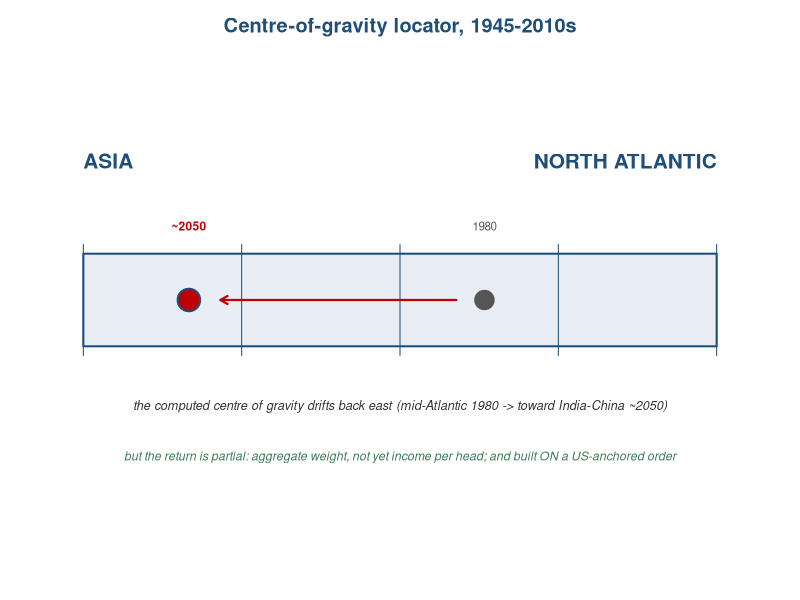
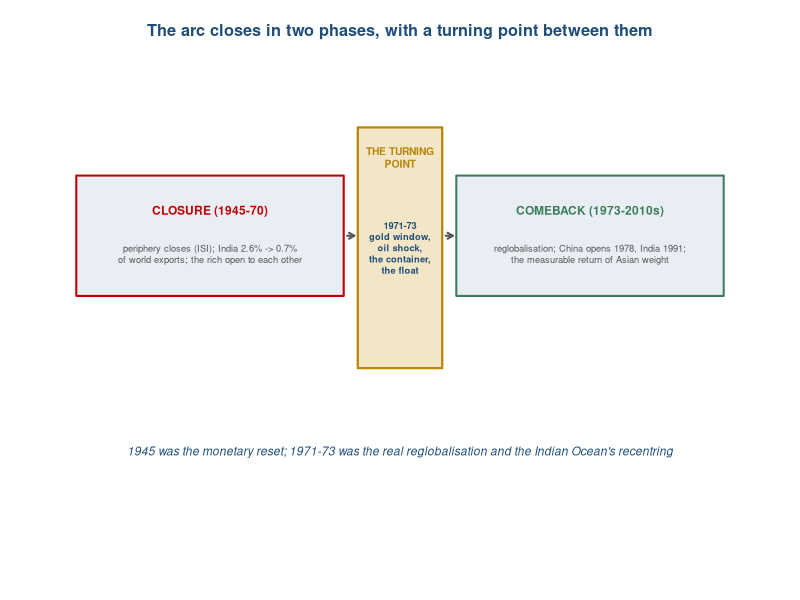
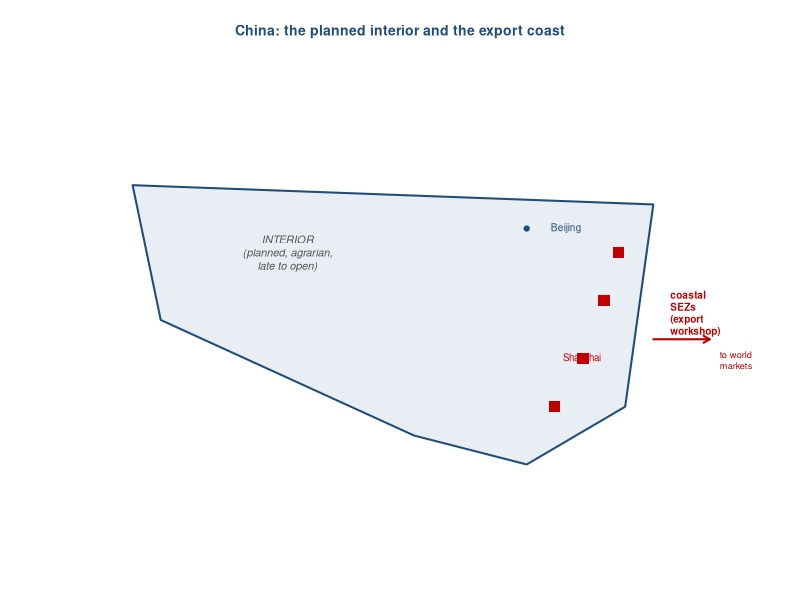
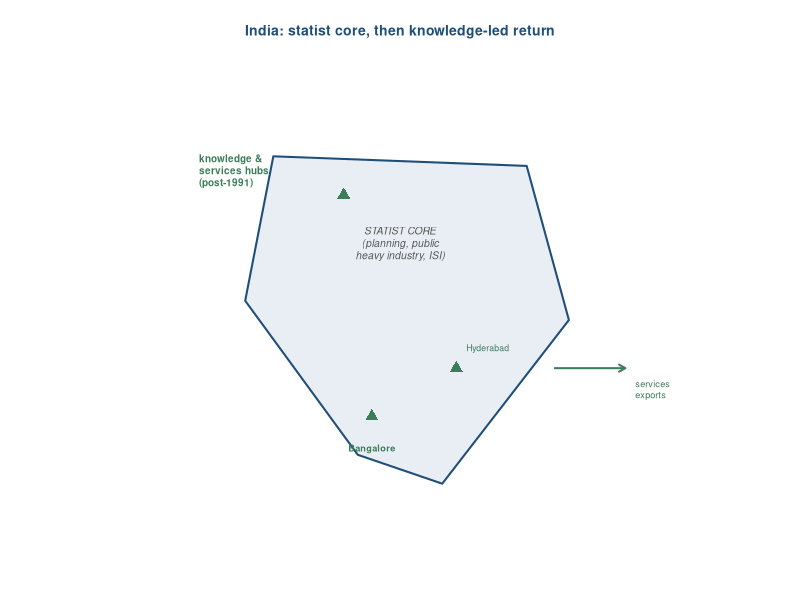
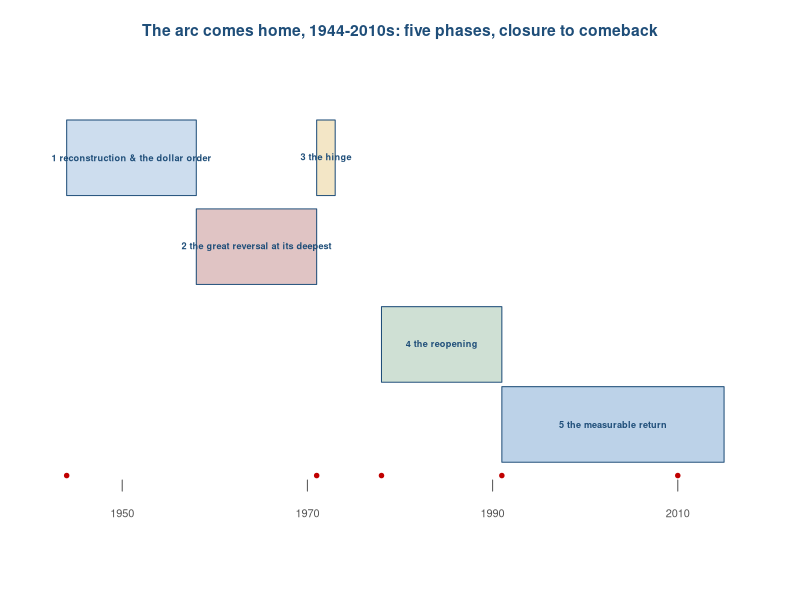
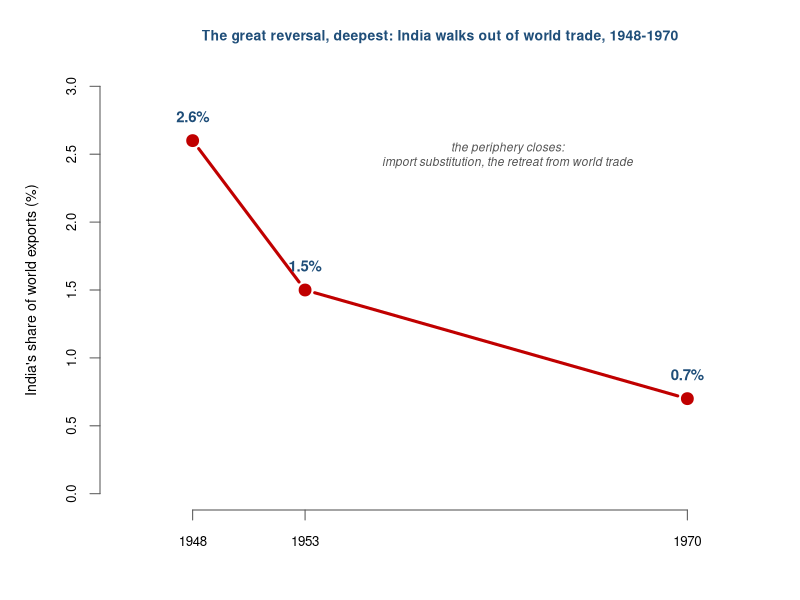
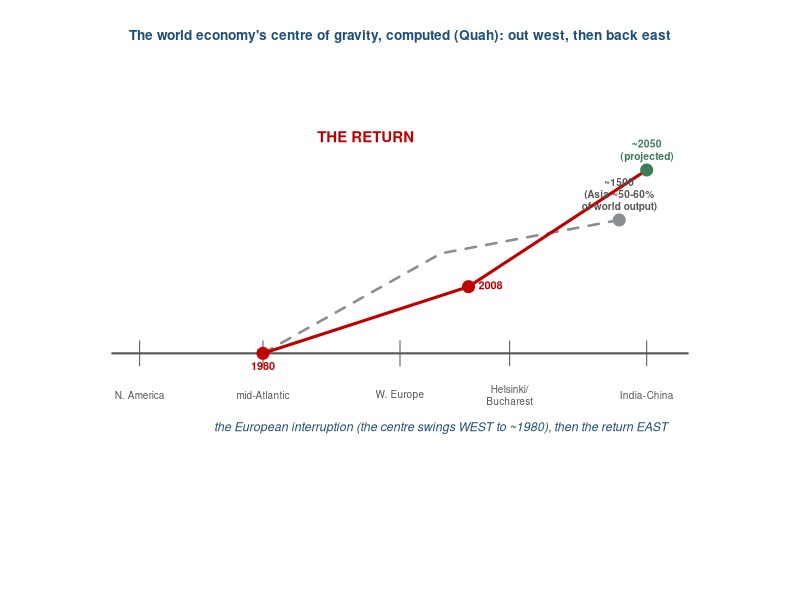
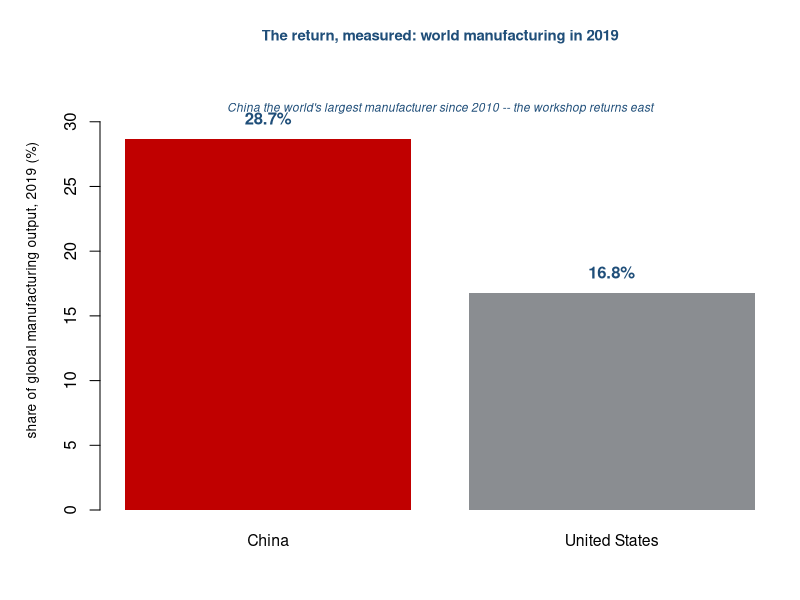

Generate these figures, in order, with R:
# Chapter 10 visual programme (house style: R base graphics, ECU palette; 6-digit hex).
base_blue <- "#1f4e79"; accent <- "#c00000"; land <- "#e9eef4"; grey <- "#555555"
gold <- "#b8860b"; silver <- "#8a8d91"; green <- "#3c7d5a"

# ---------------------------------------------------------------------------
# 1. Centre-of-gravity locator (the centre returns east -- partially)
png("cog-locator-10.png", width = 1400, height = 470, res = 150)
par(mar = c(2.5, 1, 2.5, 1))
plot(NA, xlim = c(0, 1), ylim = c(0, 1), axes = FALSE, xlab = "", ylab = "")
rect(0.05, 0.40, 0.95, 0.60, col = land, border = base_blue, lwd = 2)
text(0.05, 0.80, "ASIA", col = base_blue, font = 2, cex = 1.25, adj = 0)
text(0.95, 0.80, "NORTH ATLANTIC", col = base_blue, font = 2, cex = 1.25, adj = 1)
segments(seq(0.05, 0.95, length.out = 5), 0.38, seq(0.05, 0.95, length.out = 5), 0.62, col = base_blue, lwd = 1)
# the return east: mid-Atlantic (1980) -> toward India-China (2050)
points(0.62, 0.50, pch = 19, cex = 2.6, col = grey); text(0.62, 0.66, "1980", cex = 0.7, col = grey)
points(0.20, 0.50, pch = 19, cex = 3.0, col = accent); points(0.20, 0.50, pch = 21, cex = 3.0, col = base_blue, lwd = 2); text(0.20, 0.66, "~2050", cex = 0.72, col = accent, font = 2)
arrows(0.58, 0.50, 0.245, 0.50, length = 0.08, lwd = 2.2, col = accent)
text(0.5, 0.27, "the computed centre of gravity drifts back east (mid-Atlantic 1980 -> toward India-China ~2050)", col = "#333333", font = 3, cex = 0.76)
text(0.5, 0.16, "but the return is partial: aggregate weight, not yet income per head; and built ON a US-anchored order", col = green, font = 3, cex = 0.74)
title(main = "Centre-of-gravity locator, 1945-2010s", col.main = base_blue, cex.main = 1.2)
dev.off()

# ---------------------------------------------------------------------------
# 2. The arc in two phases with a hinge (stage-setting)
png("ch10-two-phases-hinge.png", width = 1700, height = 620, res = 150)
par(mar = c(1, 1, 3, 1))
plot(NA, xlim = c(0, 100), ylim = c(0, 40), axes = FALSE, xlab = "", ylab = "")
rect(4, 22, 42, 32, col = land, border = accent, lwd = 2)
text(23, 29, "CLOSURE (1945-70)", cex = 0.72, font = 2, col = accent)
text(23, 25.5, "periphery closes (ISI); India 2.6% -> 0.7%\nof world exports; the rich open to each other", cex = 0.56, col = grey)
rect(44, 16, 56, 36, col = "#f3e6c6", border = gold, lwd = 2.2)
text(50, 33.5, "THE TURNING\nPOINT", cex = 0.62, font = 2, col = gold)
text(50, 26, "1971-73\ngold window,\noil shock,\nthe container,\nthe float", cex = 0.56, font = 2, col = base_blue)
rect(58, 22, 96, 32, col = land, border = green, lwd = 2)
text(77, 29, "COMEBACK (1973-2010s)", cex = 0.72, font = 2, col = green)
text(77, 25.5, "reglobalisation; China opens 1978, India 1991;\nthe measurable return of Asian weight", cex = 0.56, col = grey)
arrows(42.5, 27, 43.5, 27, length = 0.06, lwd = 2, col = grey)
arrows(56.5, 27, 57.5, 27, length = 0.06, lwd = 2, col = grey)
text(50, 9, "1945 was the monetary reset; 1971-73 was the real reglobalisation and the Indian Ocean's recentring", col = base_blue, font = 3, cex = 0.72)
title(main = "The arc closes in two phases, with a turning point between them", cex.main = 0.98, col.main = base_blue)
dev.off()

# ---------------------------------------------------------------------------
# 3. China structure map (stylised: coastal SEZs vs interior)
png("ch10-china-structure.png", width = 1150, height = 820, res = 150)
par(mar = c(1, 1, 3, 1))
plot(NA, xlim = c(0, 10), ylim = c(0, 10), axes = FALSE, xlab = "", ylab = "")
polygon(c(1.2, 8.6, 8.2, 6.8, 5.2, 1.6), c(7.8, 7.4, 3.2, 2.0, 2.6, 5.0), col = land, border = base_blue, lwd = 2)
text(3.4, 6.4, "INTERIOR\n(planned, agrarian,\nlate to open)", cex = 0.66, col = grey, font = 3)
# coastal SEZ belt
points(c(8.1, 7.9, 7.6, 7.2), c(6.4, 5.4, 4.2, 3.2), pch = 15, cex = 1.5, col = accent)
text(8.7, 5.0, "coastal\nSEZs\n(export\nworkshop)", cex = 0.6, col = accent, font = 2, pos = 4, xpd = TRUE)
text(7.0, 6.9, "Beijing", cex = 0.6, col = base_blue, pos = 4); points(6.8, 6.9, pch = 19, cex = 0.7, col = base_blue)
text(8.0, 4.2, "Shanghai", cex = 0.58, col = accent, pos = 2)
arrows(8.6, 4.6, 9.4, 4.6, length = 0.07, lwd = 2, col = accent); text(9.4, 4.1, "to world\nmarkets", cex = 0.55, col = accent, pos = 4, xpd = TRUE)
title(main = "China: the planned interior and the export coast", cex.main = 0.84, col.main = base_blue)
dev.off()

# ---------------------------------------------------------------------------
# 4. India structure map (retreat then return; services hubs)
png("ch10-india-structure.png", width = 1150, height = 820, res = 150)
par(mar = c(1, 1, 3, 1))
plot(NA, xlim = c(0, 10), ylim = c(0, 10), axes = FALSE, xlab = "", ylab = "")
polygon(c(3.2, 6.8, 7.4, 5.6, 4.4, 2.8), c(8.4, 8.2, 5.0, 1.6, 2.2, 5.4), col = land, border = base_blue, lwd = 2)
text(5.0, 6.6, "STATIST CORE\n(planning, public\nheavy industry, ISI)", cex = 0.62, col = grey, font = 3)
# services / knowledge hubs (post-1991)
points(c(4.6, 5.8, 4.2), c(3.0, 4.0, 7.6), pch = 17, cex = 1.3, col = green)
text(4.6, 2.6, "Bangalore", cex = 0.55, col = green, font = 2, pos = 1)
text(5.8, 4.4, "Hyderabad", cex = 0.52, col = green, pos = 4)
text(2.0, 8.0, "knowledge &\nservices hubs\n(post-1991)", cex = 0.6, col = green, font = 2, pos = 4, xpd = TRUE)
arrows(7.2, 4.0, 8.2, 4.0, length = 0.07, lwd = 2, col = green); text(8.2, 3.5, "services\nexports", cex = 0.55, col = green, pos = 4, xpd = TRUE)
title(main = "India: statist core, then knowledge-led return", cex.main = 0.84, col.main = base_blue)
dev.off()

# ---------------------------------------------------------------------------
# 5. Phase timeline 1944-2010s
png("ch10-timeline.png", width = 1750, height = 600, res = 150)
par(mar = c(3, 1, 3, 1))
plot(NA, xlim = c(1942, 2018), ylim = c(0, 10), axes = FALSE, xlab = "", ylab = "")
ph <- list(
  c(1944, 1958, "1 reconstruction & the dollar order", "#cdddee"),
  c(1958, 1971, "2 the great reversal at its deepest", "#e0c4c4"),
  c(1971, 1973, "3 the hinge",                          "#f3e6c6"),
  c(1978, 1991, "4 the reopening",                      "#cfe0d4"),
  c(1991, 2015, "5 the measurable return",              "#bcd2e8"))
ypos <- c(8.2, 6.2, 8.2, 4.0, 2.2)
for (i in seq_along(ph)) { p <- ph[[i]]; x0 <- as.numeric(p[1]); x1 <- as.numeric(p[2]); y <- ypos[i]
  rect(x0, y - 0.85, x1, y + 0.85, col = p[4], border = base_blue)
  text((x0 + x1) / 2, y, p[3], cex = 0.55, font = 2, col = base_blue) }
axx <- seq(1950, 2010, by = 20)
segments(axx, 0.7, axx, 0.95, col = grey); text(axx, 0.2, axx, cex = 0.66, col = grey)
ev <- list(c(1944, "Bretton Woods"), c(1971, "gold window"), c(1978, "China opens"), c(1991, "India"), c(2010, "China #1 mfr"))
for (e in ev) { points(as.numeric(e[1]), 1.05, pch = 19, cex = 0.6, col = accent) }
title(main = "The arc comes home, 1944-2010s: five phases, closure to comeback", cex.main = 0.94, col.main = base_blue)
dev.off()

# ---------------------------------------------------------------------------
# 6. India's world-export share: the great reversal (signature of the closure)
png("ch10-india-export-share.png", width = 1300, height = 740, res = 150)
par(mar = c(4.5, 5, 3.5, 1))
yr <- c(1948, 1953, 1970); sh <- c(2.6, 1.5, 0.7)
plot(yr, sh, type = "b", pch = 19, cex = 1.3, lwd = 3, col = accent, axes = FALSE,
     xlab = "", ylab = "India's share of world exports (%)", xlim = c(1945, 1973), ylim = c(0, 3), cex.lab = 0.85)
axis(1, at = yr, cex.axis = 0.8, col = grey); axis(2, at = seq(0, 3, 0.5), cex.axis = 0.78, col = grey)
text(yr, sh + 0.18, c("2.6%", "1.5%", "0.7%"), font = 2, col = base_blue, cex = 0.9)
text(1962, 2.5, "the periphery closes:\nimport substitution, the retreat from world trade", col = grey, font = 3, cex = 0.72)
title(main = "The great reversal, deepest: India walks out of world trade, 1948-1970", cex.main = 0.84, col.main = base_blue)
dev.off()

# ---------------------------------------------------------------------------
# 7. THE SIGNATURE EXHIBIT: the centre of gravity drifts back east (Quah)
png("ch10-cog-drift.png", width = 1500, height = 820, res = 150)
par(mar = c(4, 1.5, 3.5, 1.5))
plot(NA, xlim = c(0, 100), ylim = c(0, 50), axes = FALSE, xlab = "", ylab = "")
# a stylised longitude band from Americas (left) to East Asia (right)
segments(8, 18, 92, 18, lwd = 2, col = grey)
labs <- c("N. America", "mid-Atlantic", "W. Europe", "Helsinki/\nBucharest", "India-China")
at <- c(12, 30, 50, 66, 86)
for (i in seq_along(at)) { segments(at[i], 16.5, at[i], 19.5, col = grey); text(at[i], 13, labs[i], cex = 0.6, col = grey) }
# the path: 1500 (east) -> 1980 mid-Atlantic (west) -> 2008 -> 2050 (east again)
pts_x <- c(82, 30, 60, 86); pts_y <- c(34, 18, 26, 40)
labs2 <- c("~1500\n(Asia ~50-60%\nof world output)", "1980", "2008", "~2050\n(projected)")
cols2 <- c(silver, accent, accent, green)
# the European interruption arc (1500 -> 1980, swinging west) then the return (1980 -> 2050, east)
lines(c(82, 56, 30), c(34, 30, 18), lwd = 2.5, col = silver, lty = 2)
lines(c(30, 60, 86), c(18, 26, 40), lwd = 3, col = accent)
points(pts_x, pts_y, pch = 19, cex = 1.6, col = cols2)
text(82, 34, labs2[1], pos = 3, cex = 0.6, col = grey, font = 2)
text(30, 18, labs2[2], pos = 1, cex = 0.66, col = accent, font = 2)
text(60, 26, labs2[3], pos = 4, cex = 0.66, col = accent, font = 2)
text(86, 40, labs2[4], pos = 3, cex = 0.62, col = green, font = 2)
text(45, 44, "THE RETURN", cex = 0.9, col = accent, font = 2)
text(56, 9, "the European interruption (the centre swings WEST to ~1980), then the return EAST", col = base_blue, font = 3, cex = 0.74)
title(main = "The world economy's centre of gravity, computed (Quah): out west, then back east", cex.main = 0.82, col.main = base_blue)
dev.off()

# ---------------------------------------------------------------------------
# 8. The return measured: manufacturing shares 2019
png("ch10-manufacturing-shares.png", width = 1280, height = 740, res = 150)
par(mar = c(4.5, 5, 3.5, 1))
vals <- c(28.7, 16.8)
b <- barplot(vals, names.arg = c("China", "United States"), col = c(accent, silver), border = NA,
             ylim = c(0, 34), ylab = "share of global manufacturing output, 2019 (%)", cex.names = 0.95, cex.lab = 0.82)
text(b, vals + 1.6, c("28.7%", "16.8%"), font = 2, col = base_blue, cex = 1.0)
text(mean(b), 31, "China the world's largest manufacturer since 2010 -- the workshop returns east", col = base_blue, font = 3, cex = 0.72)
title(main = "The return, measured: world manufacturing in 2019", cex.main = 0.9, col.main = base_blue)
dev.off()

# ---------------------------------------------------------------------------
# 9. Asia's share of world GDP, 1990 -> 2023
png("ch10-asia-gdp-share.png", width = 1280, height = 740, res = 150)
par(mar = c(4.5, 5, 3.5, 1))
vals <- c(21, 39)
b <- barplot(vals, names.arg = c("1990", "2023"), col = c(silver, accent), border = NA,
             ylim = c(0, 48), ylab = "Asia's share of world GDP (%)", cex.names = 0.95, cex.lab = 0.85)
text(b, vals + 2.2, c("~21%", "~39%"), font = 2, col = base_blue, cex = 1.0)
text(mean(b), 45, "the aggregate weight swings back toward its pre-1800 level", col = base_blue, font = 3, cex = 0.72)
title(main = "Asia's share of world GDP nearly doubles, 1990-2023", cex.main = 0.88, col.main = base_blue)
dev.off()

# ---------------------------------------------------------------------------
# 10. The 1973 oil shock (dual: price and producer revenues)
png("ch10-oil-shock.png", width = 1500, height = 720, res = 150)
par(mfrow = c(1, 2), mar = c(4.5, 5, 3.5, 1))
# price
vals <- c(2.90, 11.65)
b <- barplot(vals, names.arg = c("before", "after\n(6 months)"), col = c(silver, accent), border = NA,
             ylim = c(0, 14), ylab = "crude oil ($/barrel)", cex.names = 0.82, cex.lab = 0.82)
text(b, vals + 0.7, c("$2.90", "$11.65"), font = 2, col = base_blue, cex = 0.9)
title(main = "Price, 1973", cex.main = 0.9, col.main = base_blue)
# revenues
vals <- c(23, 140)
b <- barplot(vals, names.arg = c("1972", "5 yrs later"), col = c(silver, accent), border = NA,
             ylim = c(0, 165), ylab = "producer revenues ($bn)", cex.names = 0.82, cex.lab = 0.82)
text(b, vals + 9, c("$23bn", "$140bn"), font = 2, col = base_blue, cex = 0.9)
title(main = "Producer revenues", cex.main = 0.9, col.main = base_blue)
mtext("The Gulf becomes an energy-and-capital pole: the 1973 oil shock", outer = TRUE, line = -1.5, col = base_blue, font = 2, cex = 0.9)
dev.off()
par(mfrow = c(1, 1))

# ---------------------------------------------------------------------------
# 11. The drain inverted: Bretton Woods II (mirror of T8)
png("ch10-bw2.png", width = 1600, height = 640, res = 150)
par(mar = c(1, 1, 3, 1))
plot(NA, xlim = c(0, 100), ylim = c(0, 30), axes = FALSE, xlab = "", ylab = "")
rect(8, 12, 34, 22, col = land, border = accent, lwd = 2.2); text(21, 17, "SAVING ASIA\n(China et al.)\n~50% savings", cex = 0.66, font = 2, col = accent)
rect(66, 12, 92, 22, col = land, border = base_blue, lwd = 2.2); text(79, 17, "THE WEST\n(US deficits,\nthe consumer)", cex = 0.66, font = 2, col = base_blue)
arrows(35, 19, 65, 19, length = 0.09, lwd = 2.4, col = green); text(50, 22.2, "goods (exports)", cex = 0.62, col = green, font = 2)
arrows(65, 14.5, 35, 14.5, length = 0.09, lwd = 2.4, col = gold); text(50, 11.6, "savings recycled into US Treasuries", cex = 0.62, col = gold, font = 2)
text(50, 5.5, "'Bretton Woods II': the rising East underwrites the established core -- the colonial drain (Ch 8) run in reverse", col = base_blue, font = 3, cex = 0.72)
title(main = "The drain inverted: who finances whom", cex.main = 0.94, col.main = base_blue)
dev.off()

# ---------------------------------------------------------------------------
# 12. The dollar order strains: US gold vs foreign claims, 1969
png("ch10-gold-claims.png", width = 1280, height = 720, res = 150)
par(mar = c(4.5, 5, 3.5, 1))
vals <- c(11.2, 40)
b <- barplot(vals, names.arg = c("US gold stock", "foreign official\ndollar claims"), col = c(gold, accent), border = NA,
             ylim = c(0, 48), ylab = "$bn, mid-1969", cex.names = 0.85, cex.lab = 0.82)
text(b, vals + 2.4, c("$11.2bn", "$40bn"), font = 2, col = base_blue, cex = 0.95)
text(mean(b), 45, "nearly four claims on the metal for every dollar of gold -- the promise was unbackable", col = base_blue, font = 3, cex = 0.68)
title(main = "Why the gold window closed: the 1969 mismatch", cex.main = 0.9, col.main = base_blue)
dev.off()

cat("ch10 figures written\n")
